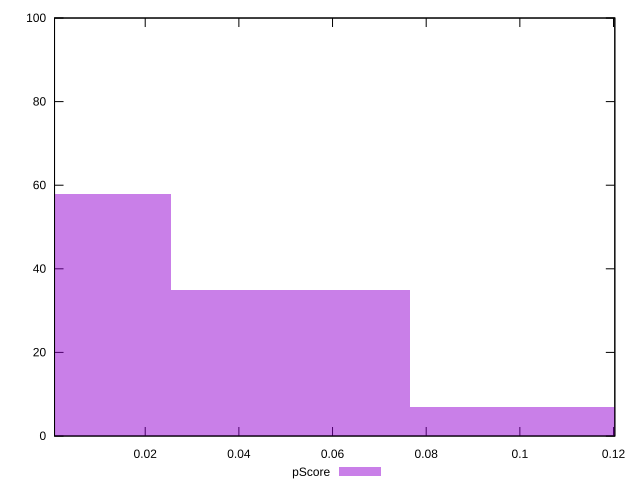

gnuplot code for this plot:
reset

$pScore <<EOF
0.05099823269966173 35
0 58
0.10199646539932346 7
EOF

set key outside below
set boxwidth 0.05099823269966173
set xrange [0.0006366897925997317:0.12028022848380648]
set yrange [0:100]
set trange [0:100]
set style fill transparent solid 0.5 noborder
set terminal svg size 640, 490 enhanced background rgb 'white'
set output "reports/report_00028_2021-02-24T12-49-42.674Z/max-potential-fid/samples/astro/pScore/histogram.svg"

plot $pScore title "pScore" with boxes

reset
